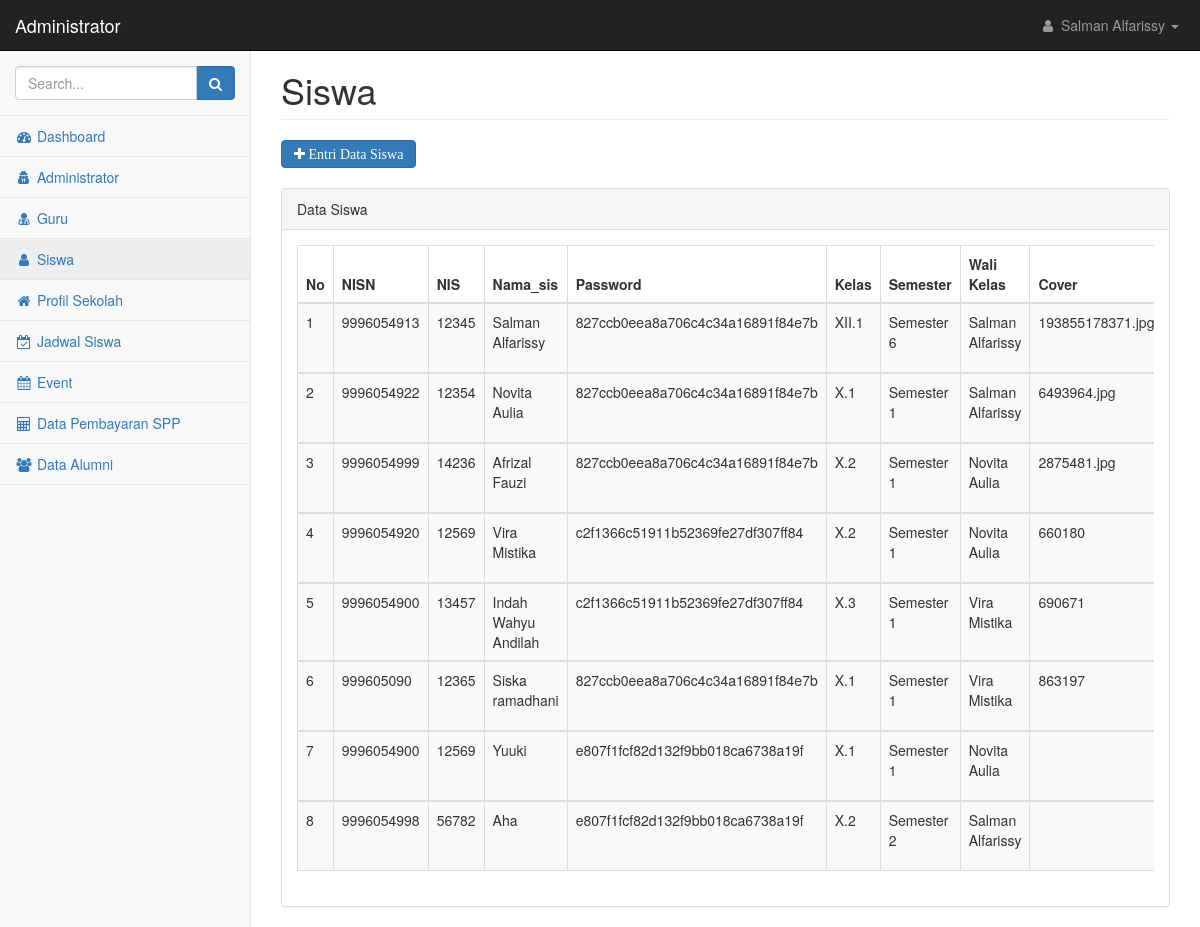
Screenshot of /admin/index.php?page=siswa&id_adm=1 with the database file from the repository.
### tables this page shows
CREATE TABLE `siswa` (
  `id_siswa` int(50) NOT NULL,
  `id_guru` int(50) NOT NULL,
  `id_adm` int(50) NOT NULL,
  `password` varchar(50) NOT NULL,
  `nisn` varchar(50) NOT NULL,
  `nis` varchar(100) NOT NULL,
  `nama_sis` varchar(100) NOT NULL,
  `foto_sis` text NOT NULL,
  `ttl` varchar(100) NOT NULL,
  `jenis_kelamin` varchar(50) NOT NULL,
  `agama` varchar(20) NOT NULL,
  `status_keluarga` varchar(50) NOT NULL,
  `anak_ke` varchar(20) NOT NULL,
  `alamat` text NOT NULL,
  `no_hp` varchar(20) NOT NULL,
  `kelas` varchar(40) NOT NULL,
  `semester` varchar(100) NOT NULL,
  `tahun_diterima` varchar(25) NOT NULL,
  `semester_diterima` varchar(40) NOT NULL,
  `nama_sekolah_asal` text NOT NULL,
  `alamat_sekolah_asal` text NOT NULL,
  `tahun_ijazah_sebelumnya` varchar(20) NOT NULL,
  `nomor_ijazah_sebelumnya` varchar(20) NOT NULL,
  `tahun_skhun_sebelumya` varchar(20) NOT NULL,
  `nomor_skhun_sebelumnya` varchar(20) NOT NULL,
  `nama_ayah` varchar(100) NOT NULL,
  `nama_ibu` varchar(100) NOT NULL,
  `alamat_ortu` text NOT NULL,
  `pekerjaan_ayah` varchar(100) NOT NULL,
  `pekerjaan_ibu` varchar(100) NOT NULL,
  `nama_wali` varchar(100) NOT NULL,
  `alamat_wali` text NOT NULL,
  `no_hp_wali` varchar(20) NOT NULL,
  `pekerjaan_wali` varchar(100) NOT NULL,
  `cover` text NOT NULL
);

CREATE TABLE `guru` (
  `id_guru` int(50) NOT NULL,
  `id_adm` int(50) NOT NULL,
  `nip_guru` varchar(100) NOT NULL,
  `password` varchar(50) NOT NULL,
  `nama_guru` varchar(100) NOT NULL,
  `email_guru` varchar(100) NOT NULL,
  `no_telp` varchar(100) NOT NULL,
  `jabatan` varchar(100) NOT NULL
);

### admin/siswa.php (the view, shortened to what this page needs)
<div class="row">
    <div class="col-lg-12">
        <h1 class="page-header">Siswa</h1>
    </div>
</div>
<?php
include("../koneksi.php");
$aksi=isset($_GET['aksi']) ? $_GET['aksi'] : 'list';
switch ($aksi){
    case 'list';
?>
<div>
    <a href=?page=siswa&aksi=entri&id_adm=<?php echo $_GET['id_adm'] ?> class="btn btn-primary fa fa-plus"> Entri Data Siswa </a>
</div>
<br/>
<div class="row">
    <div class="col-lg-12">
        <div class="panel panel-default">
            <div class="panel-heading">
               Data Siswa
            </div>
            <div class="panel-body">
                <div class="table-responsive">
                    <table class="table table-striped table-bordered table-hover" id="dataTables-example">
                        <thead>
                            <tr>
                                <th>No</th>
                                <th>NISN</th>
                                <th>NIS</th>
                                <th>Nama_sis</th>
                                <th>Password</th>
                                <th>Kelas</th>
                                <th>Semester</th>
                                <th>Wali Kelas</th>
                                <th>Cover</th>
                            </tr>
                        </thead>
                        <?php
                        $no=1;
                        $tampil=mysqli_query($koneksi,"SELECT * FROM siswa order by id_siswa ASC");
                        while ($data=mysqli_fetch_array($tampil)) {
                            $guru=mysqli_query($koneksi,"SELECT id_siswa,nama_guru FROM siswa join guru using(id_guru) WHERE id_siswa='$data[id_siswa]'");
                            $gr=mysqli_fetch_array($guru);
                        ?>
                        <tbody>
                            <tr class="odd gradeX">
                                <td><?php echo $no?></td>
                                <td><?php echo $data['nisn']?></td>
                                <td><?php echo $data['nis']?></td>
                                <td><?php echo $data['nama_sis']?></td>
                                <td><?php echo $data['password']?></td>
                                <td><?php echo $data['kelas']?></td>
                                <td><?php echo $data['semester']?></td>
                                <td><?php echo $gr['nama_guru']?></td>
                                <td><?php echo $data['cover']?></td>
                            </tr>
                            <?php
                            $no++;
                        }
                            ?>
                        </tbody>
                    </table>
                    <?php
                        break;
                    ?>
                    <?php
                    }
                    ?>
                </div>
            </div>
        </div>
    </div>
</div>

### admin/index.php (shortened to what this page needs)
<!DOCTYPE html>
<html lang="en">
    <head>
        <link href="../scss/bootstrap.min.css" rel="stylesheet">
        <link href="../scss/metisMenu.min.css" rel="stylesheet">
        <link href="../css/dataTables/dataTables.bootstrap.css" rel="stylesheet">
        <link href="../css/dataTables/dataTables.responsive.css" rel="stylesheet">
        <link href="../scss/timeline.css" rel="stylesheet">
        <link href="../scss/startmin.css" rel="stylesheet">
        <link href="../scss/morris.css" rel="stylesheet">
        <link href="../scss/font-awesome.min.css" rel="stylesheet" type="text/css">
    </head>
    <body>
        <div id="wrapper">
            <nav class="navbar navbar-inverse navbar-fixed-top" role="navigation">
                <div class="navbar-header">
                    <a class="navbar-brand" href="index.php">Administrator</a>
                </div>
                <ul class="nav navbar-right navbar-top-links">
                    <li class="dropdown">
                        <a class="dropdown-toggle" data-toggle="dropdown" href="#">
                        <?php
                        include("../koneksi.php");
                        $query=mysqli_query($koneksi,"SELECT * FROM administrator WHERE id_adm=$_GET[id_adm]");
                        $data=mysqli_fetch_array($query);
                        ?>
                            <i class="fa fa-user fa-fw"></i> <?php echo $data['nama_ad']; ?> <b class="caret"></b>
                        </a>
                    </li>
                </ul>
                <div class="navbar-default sidebar" role="navigation">
                    <div class="sidebar-nav navbar-collapse">
                        <ul class="nav" id="side-menu">
                            <li class="sidebar-search">
                                <div class="input-group custom-search-form">
                                    <input type="text" class="form-control" placeholder="Search...">
                                    <span class="input-group-btn">
                                        <button class="btn btn-primary" type="button">
                                            <i class="fa fa-search"></i>
                                        </button>
                                </span>
                                </div>
                            </li>
                            <li>
                                <a <?php if ($_GET["page"]=="home"){echo 'class="active"'; }?> href="?page=home&id_adm=<?php echo $_GET['id_adm']?>" ><i class="fa fa-dashboard fa-fw"></i> Dashboard</a>
                            </li>
                            <li>
                                <a <?php if ($_GET["page"]=="administrator"){echo 'class="active"'; }?> href="?page=administrator&id_adm=<?php echo $_GET['id_adm']?>"><i class="fa fa-user-secret fa-fw"></i> Administrator </a>
                            </li>
                            <li>
                                <a <?php if ($_GET["page"]=="guru"){echo 'class="active"'; }?> href="?page=guru&id_adm=<?php echo $_GET['id_adm']?>"><i class="fa fa-user-md fa-fw"></i> Guru </a>
                            </li>
                            <li>
                                <a <?php if ($_GET["page"]=="siswa"){echo 'class="active"'; }?> href="?page=siswa&id_adm=<?php echo $_GET['id_adm']?>"><i class="fa fa-user fa-fw"></i> Siswa </a>
                            </li>
                            <li>
                                <a <?php if ($_GET["page"]=="profil"){echo 'class="active"'; }?> href="?page=profil&id_adm=<?php echo $_GET['id_adm']?>"><i class="fa fa-home fa-fw"></i> Profil Sekolah </a>
                            </li>
                            <li>
                                <a <?php if ($_GET["page"]=="jadwal"){echo 'class="active"'; }?> href="?page=jadwal&id_adm=<?php echo $_GET['id_adm']?>"><i class="fa fa-calendar-check-o fa-fw"></i> Jadwal Siswa </a>
                            </li>
                            <li>
                                <a <?php if ($_GET["page"]=="event"){echo 'class="active"'; }?> href="?page=event&id_adm=<?php echo $_GET['id_adm']?>"><i class="fa fa-calendar fa-fw"></i> Event </a>
                            </li>
                            <li>
                                <a <?php if ($_GET["page"]=="data_spp"){echo 'class="active"'; }?> href="?page=data_spp&id_adm=<?php echo $_GET['id_adm']?>"><i class="fa fa-calculator fa-fw"></i> Data Pembayaran SPP </a>
                            </li>
                            <li>
                                <a <?php if ($_GET["page"]=="alumni"){echo 'class="active"'; }?> href="?page=alumni&id_adm=<?php echo $_GET['id_adm']?>"><i class="fa fa-users fa-fw"></i> Data Alumni </a>
                            </li>
                        </ul>
                    </div>
                </div>
            </nav>
            <div id="page-wrapper">
                <div class="container-fluid">
                    <?php
include_once "main.php";
?>
                </div>
            </div>
        </div>
    </body>
</html>

### scss/startmin.css (style rules this page uses)
body { background-color: #f8f8f8; }
#wrapper { width: 100%; }
#page-wrapper { padding-top: 30px; min-height: 568px; background-color: #fff; }
@media (min-width:768px) { #page-wrapper { position: inherit; margin-left: 250px; padding: 30px 15px 0 15px; border-left: 1px solid #e7e7e7; } }
.navbar-header { float: left; }
.navbar-right { text-align: right; }
.navbar-top-links { margin: 0; }
.navbar-top-links li { display: inline-block; }
.navbar-top-links li:last-child { margin-right: 6px; }
.navbar-top-links li a { padding: 15px; min-height: 50px; }
.navbar-top-links>li>a { color: #999; }
.sidebar .sidebar-nav.navbar-collapse { padding-right: 0; padding-left: 0; }
.sidebar .sidebar-search { padding: 15px; }
.sidebar ul li { border-bottom: 1px solid #e7e7e7; }
.sidebar ul li a.active { background-color: #eee; }
@media (min-width:768px) { .sidebar { z-index: 1; position: absolute; width: 250px; margin-top: 51px; } }

### rows the page displays
siswa: nisn "9996054913", nis "12345", nama_sis "Salman Alfarissy", password "827ccb0eea8a706c4c34a16891f84e7b", kelas "XII.1", semester "Semester 6", id_guru.nama_guru "Salman Alfarissy", cover "193855178371.jpg"
siswa: nisn "9996054922", nis "12354", nama_sis "Novita Aulia", password "827ccb0eea8a706c4c34a16891f84e7b", kelas "X.1", semester "Semester 1", id_guru.nama_guru "Salman Alfarissy", cover "6493964.jpg"
siswa: nisn "9996054999", nis "14236", nama_sis "Afrizal Fauzi", password "827ccb0eea8a706c4c34a16891f84e7b", kelas "X.2", semester "Semester 1", id_guru.nama_guru "Novita Aulia", cover "2875481.jpg"
siswa: nisn "9996054920", nis "12569", nama_sis "Vira Mistika", password "c2f1366c51911b52369fe27df307ff84", kelas "X.2", semester "Semester 1", id_guru.nama_guru "Novita Aulia", cover "660180"
siswa: nisn "9996054900", nis "13457", nama_sis "Indah Wahyu Andilah", password "c2f1366c51911b52369fe27df307ff84", kelas "X.3", semester "Semester 1", id_guru.nama_guru "Vira Mistika", cover "690671"
siswa: nisn "999605090", nis "12365", nama_sis "Siska ramadhani", password "827ccb0eea8a706c4c34a16891f84e7b", kelas "X.1", semester "Semester 1", id_guru.nama_guru "Vira Mistika", cover "863197"
siswa: nisn "9996054900", nis "12569", nama_sis "Yuuki", password "e807f1fcf82d132f9bb018ca6738a19f", kelas "X.1", semester "Semester 1", id_guru.nama_guru "Novita Aulia"
siswa: nisn "9996054998", nis "56782", nama_sis "Aha", password "e807f1fcf82d132f9bb018ca6738a19f", kelas "X.2", semester "Semester 2", id_guru.nama_guru "Salman Alfarissy"

### other values shown
$data['nama_ad'] "Salman Alfarissy"
